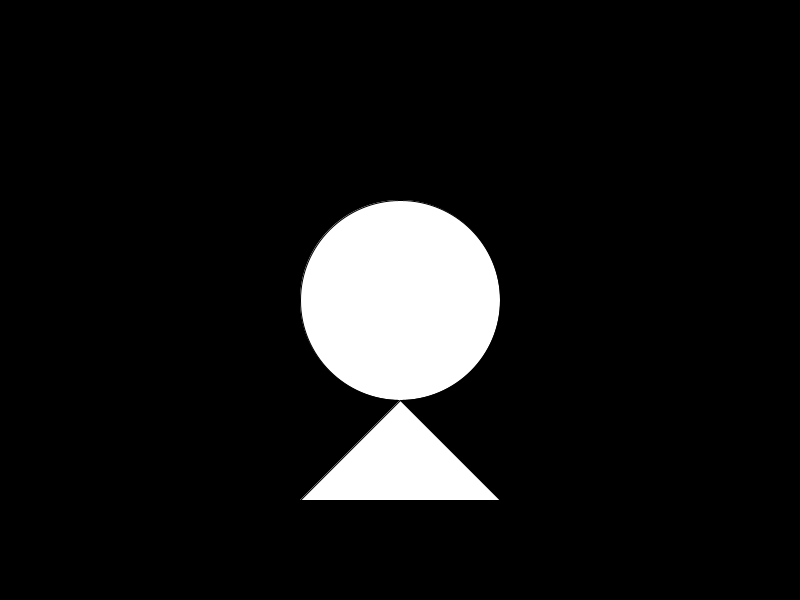
Frame 1 (no input)
Frame 60 (the mouse pressed at the canvas centre just before this capture): identical to frame 1, image omitted
Frame 120 (the mouse held since frame 60 and released just before this capture): identical to frame 1, image omitted

The Processing sketch that drew this single still picture (run headless with seeded random() and noise(); from frame 60 on, the mouse is pressed at the canvas centre):

// Processing sketch: primitiveDraw
// ── primitiveDraw.pde






void setup(){

size (800,600);
background(0);

}


void draw(){
background(0);
circle(400,300,200);
triangle(400, 300+100, 400+100, 300+100+100, 400-100, 300+100+100);

}
